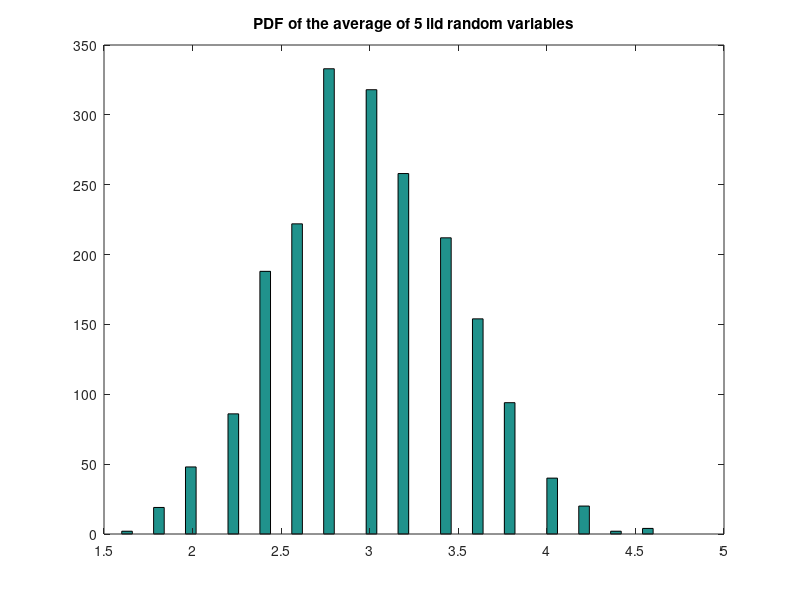
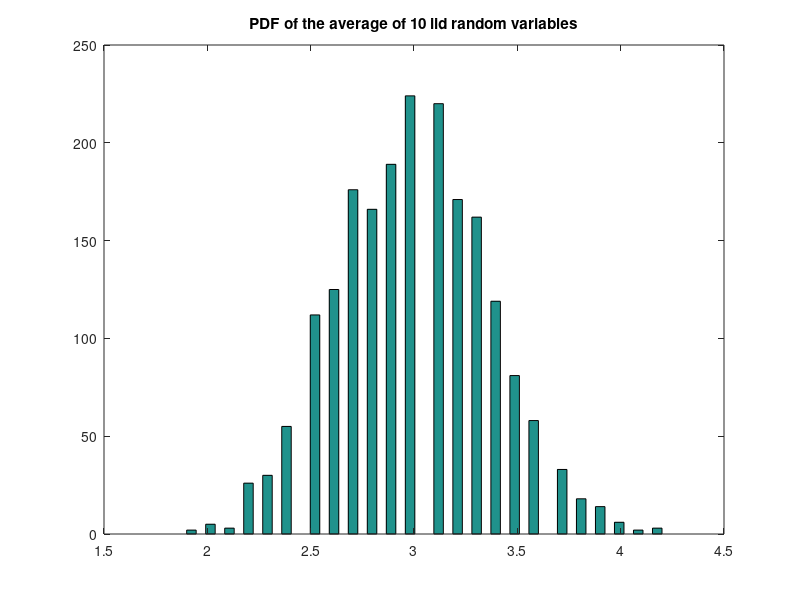
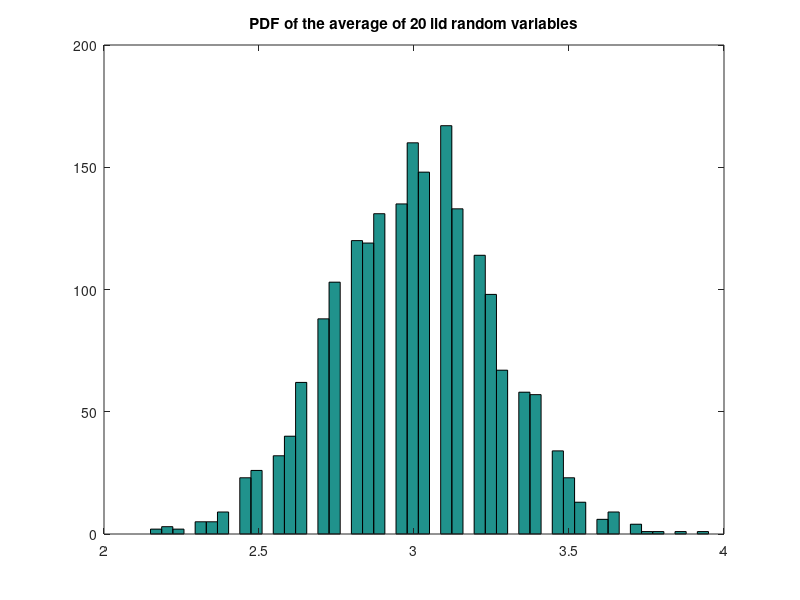
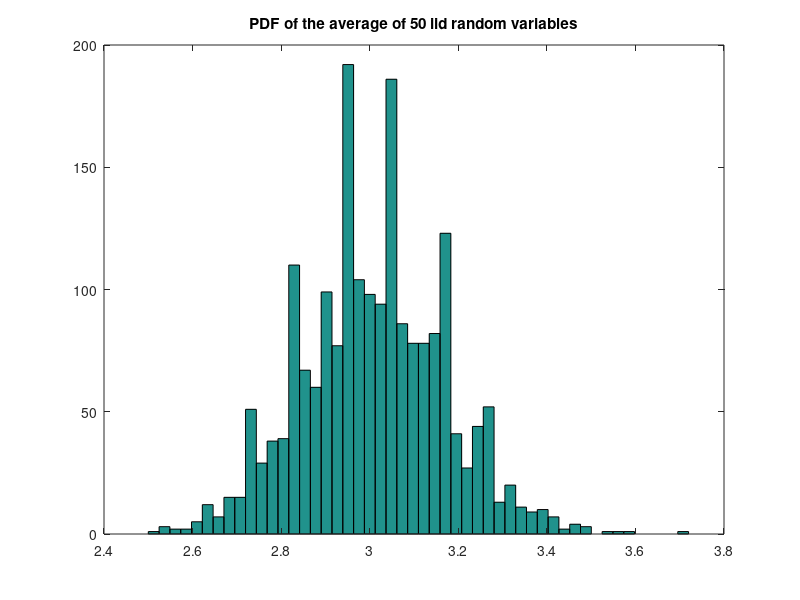

Source code (MATLAB) for these figures, in order:
clear;
close all;
clc;
row_val = [1 2 3 4 5];
pd_val = [0.05 0.4 0.15 0.3 0.1];
for n=[5 ,10, 20, 50, 100, 200, 500, 1000, 5000, 10000]
    nsamp = 2000;
    X = randsrc(nsamp,n,[row_val;pd_val]);
    sumX = mean(X,2); 
    numbins = 50;
    hist(sumX,numbins);
    title (sprintf('PDF of the average of %d iid random variables',n));
    h = get (gca, 'children');
    fname = sprintf('%da.png',n);
    saveas(h,fname);
    pause(1.2);
end
